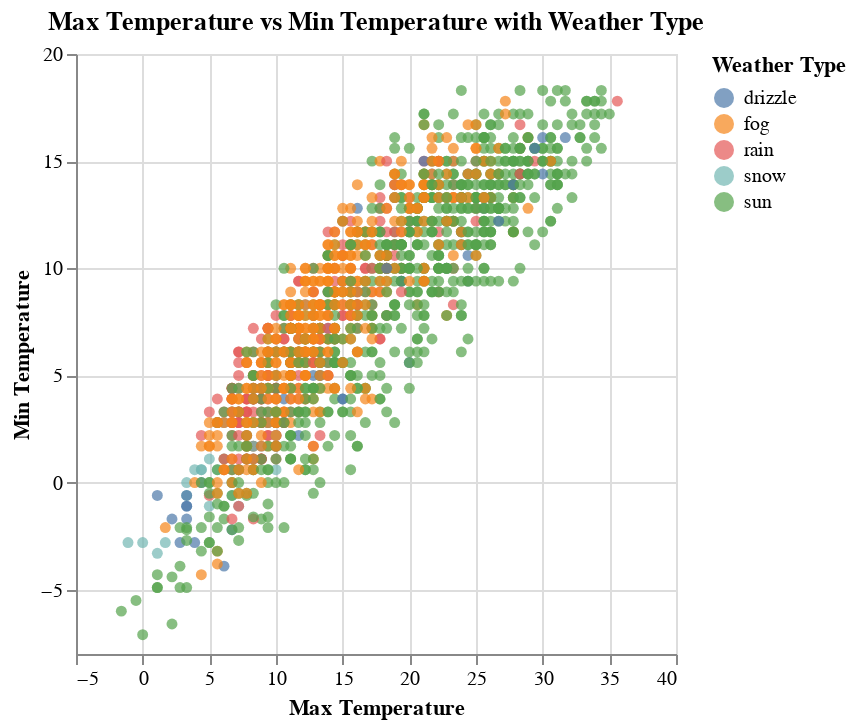

Notebook cell for this chart:
### Markdown cell above
##### Question 2 (10 points)

Recreate the figure in Part 3 Question 3 in Homework 1 with Altair. Include necessary title and labels. Here is the question again:
    
    Generate a data visualization to show the relationship between max temperature and min temperature, and then show different color for differnet weather type.

### Code cell
question_2 = alt.Chart(weather).mark_circle().encode(
    #temp_max is quantitative data with magnitude
    alt.X('temp_max:Q', title='Max Temperature'),
    #temp_min is quantitative data with magnitude
    alt.Y('temp_min:Q', title='Min Temperature'),

    alt.Color('weather:N', title = 'Weather Type'),
    alt.Tooltip(['weather:N', 'temp_max:Q', 'temp_min:Q'])
).properties(
    title='Max Temperature vs Min Temperature with Weather Type'
)

question_2

### Figure 1 — Vega-Lite specification as saved in the notebook (floating-point values rounded to 4 significant figures; data arrays with more than 128 entries replaced by an {"elided": "..."} marker saying what was removed)
{"config": {"view": {"continuousWidth": 300, "continuousHeight": 300}}, "data": {"name": "data-6881b3c76720a51ecae2e2fb5659aff4"}, "mark": {"type": "circle"}, "encoding": {"color": {"field": "weather", "title": "Weather Type", "type": "nominal"}, "tooltip": [{"field": "weather", "type": "nominal"}, {"field": "temp_max", "type": "quantitative"}, {"field": "temp_min", "type": "quantitative"}], "x": {"field": "temp_max", "title": "Max Temperature", "type": "quantitative"}, "y": {"field": "temp_min", "title": "Min Temperature", "type": "quantitative"}}, "title": "Max Temperature vs Min Temperature with Weather Type", "$schema": "https://vega.github.io/schema/vega-lite/v5.20.1.json", "datasets": {"data-6881b3c76720a51ecae2e2fb5659aff4": {"elided": "1461 records"}}}
